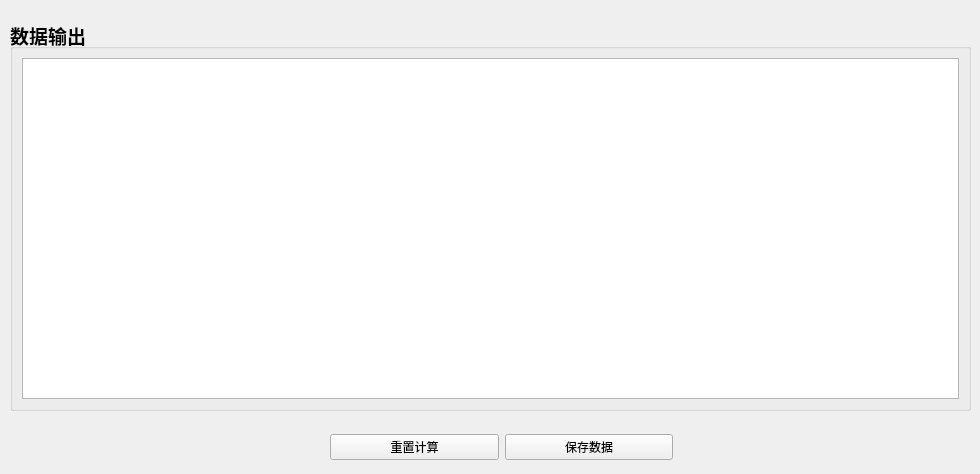
           <widget class="QWidget" name="tabData">
            <attribute name="title">
             <string>数据</string>
            </attribute>
            <widget class="QGroupBox" name="gbx_output">
             <property name="geometry">
              <rect>
               <x>10</x>
               <y>20</y>
               <width>961</width>
               <height>391</height>
              </rect>
             </property>
             <property name="minimumSize">
              <size>
               <width>0</width>
               <height>0</height>
              </size>
             </property>
             <property name="maximumSize">
              <size>
               <width>16777215</width>
               <height>450</height>
              </size>
             </property>
             <property name="font">
              <font>
               <family>Tahoma</family>
               <pointsize>14</pointsize>
               <weight>75</weight>
               <bold>true</bold>
              </font>
             </property>
             <property name="toolTip">
              <string/>
             </property>
             <property name="statusTip">
              <string/>
             </property>
             <property name="title">
              <string>数据输出</string>
             </property>
             <layout class="QGridLayout" name="gridLayout_3">
              <item row="0" column="0">
               <layout class="QHBoxLayout" name="hbx_data">
                <item>
                 <widget class="QTableWidget" name="tableWidget_analyzeData">
                  <property name="font">
                   <font>
                    <family>Ubuntu</family>
                    <pointsize>11</pointsize>
                    <weight>50</weight>
                    <bold>false</bold>
                   </font>
                  </property>
                 </widget>
                </item>
               </layout>
              </item>
             </layout>
            </widget>
            <widget class="QWidget" name="layoutWidget_6">
             <property name="geometry">
              <rect>
               <x>330</x>
               <y>430</y>
               <width>343</width>
               <height>35</height>
              </rect>
             </property>
             <layout class="QHBoxLayout" name="horizontalLayout_13">
              <item>
               <widget class="QPushButton" name="btn_reset_analyzeData">
                <property name="styleSheet">
                 <string notr="true">background-color: qlineargradient(x1: 0, y1: 0, x2: 0, y2: 1,
                                      stop: 0 #f6f7fa, stop: 1 #dadbde);

font: 12pt bold &quot;Arial&quot;;</string>
                </property>
                <property name="text">
                 <string>重置计算</string>
                </property>
                <property name="icon">
                 <iconset resource="plunger_ico.qrc">
                  <normaloff>:/plunger/icons/Reset.png</normaloff>:/plunger/icons/Reset.png</iconset>
                </property>
                <property name="iconSize">
                 <size>
                  <width>24</width>
                  <height>24</height>
                 </size>
                </property>
               </widget>
              </item>
              <item>
               <widget class="QPushButton" name="btn_save_analyzeData">
                <property name="styleSheet">
                 <string notr="true">background-color: qlineargradient(x1: 0, y1: 0, x2: 0, y2: 1,
                                      stop: 0 #f6f7fa, stop: 1 #dadbde);

font: 12pt bold &quot;Arial&quot;;</string>
                </property>
                <property name="text">
                 <string>保存数据</string>
                </property>
                <property name="icon">
                 <iconset resource="plunger_ico.qrc">
                  <normaloff>:/plunger/icons/save.png</normaloff>:/plunger/icons/save.png</iconset>
                </property>
                <property name="iconSize">
                 <size>
                  <width>24</width>
                  <height>24</height>
                 </size>
                </property>
               </widget>
              </item>
             </layout>
            </widget>
           </widget>
